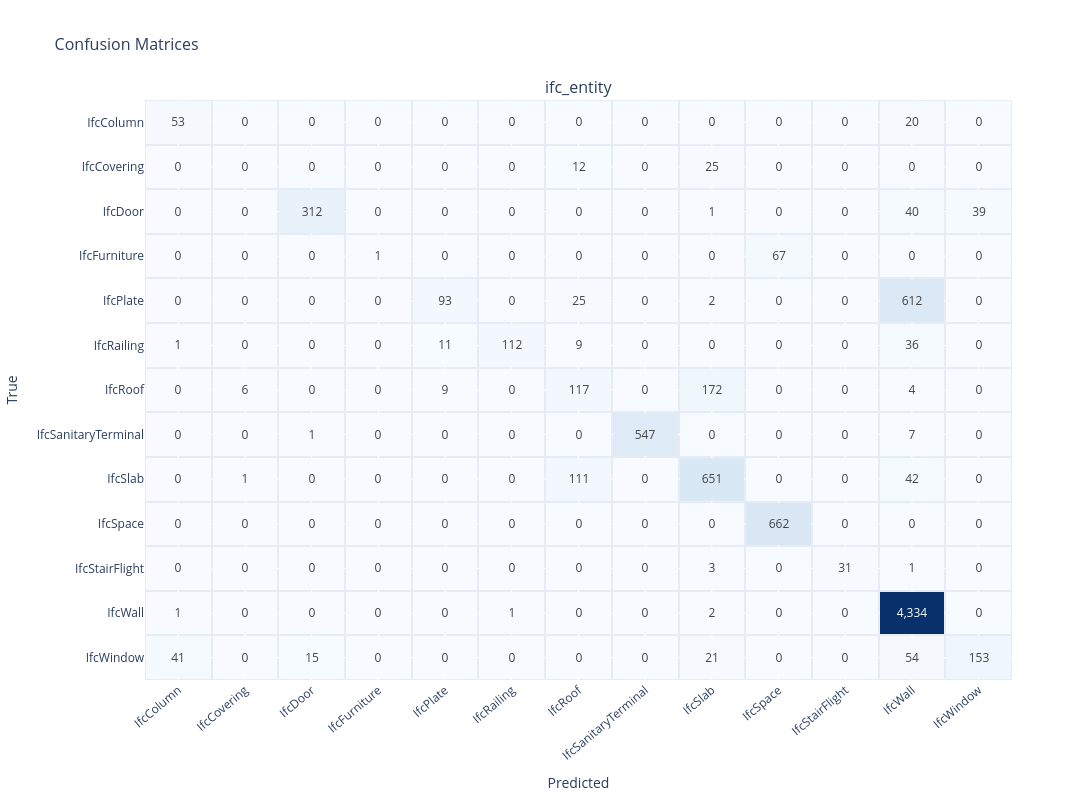
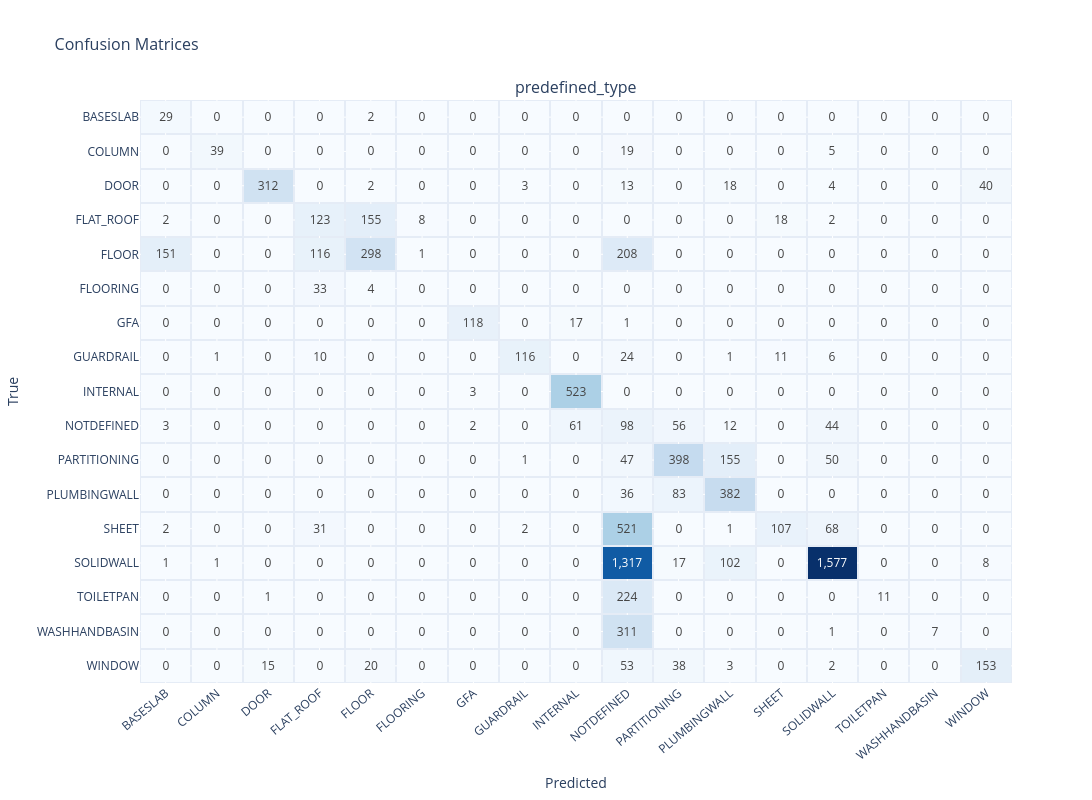
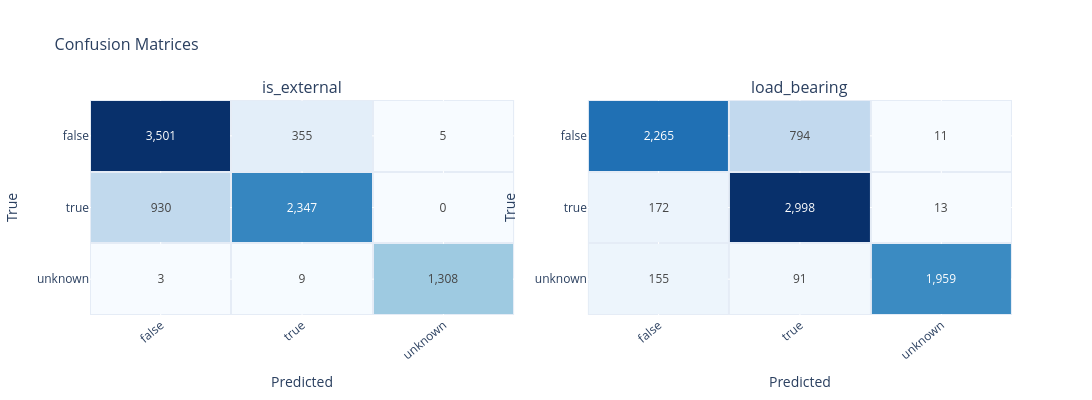

Notebook code for these charts, in order:
### Code cell
# compute confusion matrices for all labels on the validation set
val_cms = model.confusion_matrices(X_val, y_val)

plot_confusion_matrices(val_cms, label="ifc_entity", ncols=1)
plot_confusion_matrices(val_cms, label="predefined_type", ncols=1)
plot_confusion_matrices(val_cms, label=["is_external", "load_bearing"], ncols=2, height=400)

### Figure 1 — Plotly figure (JSON) as saved in the notebook; plotly's stock layout.template omitted (floating-point values rounded to 4 significant figures; data arrays with more than 128 entries replaced by an {"elided": "..."} marker saying what was removed)
{"data": [{"colorscale": [[0, "rgb(247,251,255)"], [0.125, "rgb(222,235,247)"], [0.25, "rgb(198,219,239)"], [0.375, "rgb(158,202,225)"], [0.5, "rgb(107,174,214)"], [0.625, "rgb(66,146,198)"], [0.75, "rgb(33,113,181)"], [0.875, "rgb(8,81,156)"], [1, "rgb(8,48,107)"]], "hovertemplate": "True: %{y}<br>Predicted: %{x}<br>Count: %{z:,}<extra></extra>", "showscale": false, "text": {"elided": "13x13 float values"}, "texttemplate": "%{z:,d}", "type": "heatmap", "x": ["IfcColumn", "IfcCovering", "IfcDoor", "IfcFurniture", "IfcPlate", "IfcRailing", "IfcRoof", "IfcSanitaryTerminal", "IfcSlab", "IfcSpace", "IfcStairFlight", "IfcWall", "IfcWindow"], "xaxis": "x", "xgap": 2, "y": ["IfcColumn", "IfcCovering", "IfcDoor", "IfcFurniture", "IfcPlate", "IfcRailing", "IfcRoof", "IfcSanitaryTerminal", "IfcSlab", "IfcSpace", "IfcStairFlight", "IfcWall", "IfcWindow"], "yaxis": "y", "ygap": 2, "z": {"elided": "13x13 float values"}}], "layout": {"annotations": [{"font": {"size": 16}, "showarrow": false, "text": "ifc_entity", "x": 0.5, "xanchor": "center", "xref": "paper", "y": 1, "yanchor": "bottom", "yref": "paper"}], "height": 800, "title": {"font": {"size": 16}, "text": "Confusion Matrices"}, "width": 1400, "xaxis": {"anchor": "y", "domain": [0, 1], "tickangle": -40, "title": {"text": "Predicted"}}, "yaxis": {"anchor": "x", "autorange": "reversed", "domain": [0, 1], "title": {"text": "True"}}}}

### Figure 2 — Plotly figure (JSON) as saved in the notebook; plotly's stock layout.template omitted (floating-point values rounded to 4 significant figures; data arrays with more than 128 entries replaced by an {"elided": "..."} marker saying what was removed)
{"data": [{"colorscale": [[0, "rgb(247,251,255)"], [0.125, "rgb(222,235,247)"], [0.25, "rgb(198,219,239)"], [0.375, "rgb(158,202,225)"], [0.5, "rgb(107,174,214)"], [0.625, "rgb(66,146,198)"], [0.75, "rgb(33,113,181)"], [0.875, "rgb(8,81,156)"], [1, "rgb(8,48,107)"]], "hovertemplate": "True: %{y}<br>Predicted: %{x}<br>Count: %{z:,}<extra></extra>", "showscale": false, "text": {"elided": "17x17 float values"}, "texttemplate": "%{z:,d}", "type": "heatmap", "x": ["BASESLAB", "COLUMN", "DOOR", "FLAT_ROOF", "FLOOR", "FLOORING", "GFA", "GUARDRAIL", "INTERNAL", "NOTDEFINED", "PARTITIONING", "PLUMBINGWALL", "SHEET", "SOLIDWALL", "TOILETPAN", "WASHHANDBASIN", "WINDOW"], "xaxis": "x", "xgap": 2, "y": ["BASESLAB", "COLUMN", "DOOR", "FLAT_ROOF", "FLOOR", "FLOORING", "GFA", "GUARDRAIL", "INTERNAL", "NOTDEFINED", "PARTITIONING", "PLUMBINGWALL", "SHEET", "SOLIDWALL", "TOILETPAN", "WASHHANDBASIN", "WINDOW"], "yaxis": "y", "ygap": 2, "z": {"elided": "17x17 float values"}}], "layout": {"annotations": [{"font": {"size": 16}, "showarrow": false, "text": "predefined_type", "x": 0.5, "xanchor": "center", "xref": "paper", "y": 1, "yanchor": "bottom", "yref": "paper"}], "height": 800, "title": {"font": {"size": 16}, "text": "Confusion Matrices"}, "width": 1400, "xaxis": {"anchor": "y", "domain": [0, 1], "tickangle": -40, "title": {"text": "Predicted"}}, "yaxis": {"anchor": "x", "autorange": "reversed", "domain": [0, 1], "title": {"text": "True"}}}}

### Figure 3 — Plotly figure (JSON) as saved in the notebook; plotly's stock layout.template omitted (floating-point values rounded to 4 significant figures)
{"data": [{"colorscale": [[0, "rgb(247,251,255)"], [0.125, "rgb(222,235,247)"], [0.25, "rgb(198,219,239)"], [0.375, "rgb(158,202,225)"], [0.5, "rgb(107,174,214)"], [0.625, "rgb(66,146,198)"], [0.75, "rgb(33,113,181)"], [0.875, "rgb(8,81,156)"], [1, "rgb(8,48,107)"]], "hovertemplate": "True: %{y}<br>Predicted: %{x}<br>Count: %{z:,}<extra></extra>", "showscale": false, "text": [[3501.0, 355.0, 5.0], [930.0, 2347.0, 0.0], [3.0, 9.0, 1308.0]], "texttemplate": "%{z:,d}", "type": "heatmap", "x": ["false", "true", "unknown"], "xaxis": "x", "xgap": 2, "y": ["false", "true", "unknown"], "yaxis": "y", "ygap": 2, "z": [[3501.0, 355.0, 5.0], [930.0, 2347.0, 0.0], [3.0, 9.0, 1308.0]]}, {"colorscale": [[0, "rgb(247,251,255)"], [0.125, "rgb(222,235,247)"], [0.25, "rgb(198,219,239)"], [0.375, "rgb(158,202,225)"], [0.5, "rgb(107,174,214)"], [0.625, "rgb(66,146,198)"], [0.75, "rgb(33,113,181)"], [0.875, "rgb(8,81,156)"], [1, "rgb(8,48,107)"]], "hovertemplate": "True: %{y}<br>Predicted: %{x}<br>Count: %{z:,}<extra></extra>", "showscale": false, "text": [[2265.0, 794.0, 11.0], [172.0, 2998.0, 13.0], [155.0, 91.0, 1959.0]], "texttemplate": "%{z:,d}", "type": "heatmap", "x": ["false", "true", "unknown"], "xaxis": "x2", "xgap": 2, "y": ["false", "true", "unknown"], "yaxis": "y2", "ygap": 2, "z": [[2265.0, 794.0, 11.0], [172.0, 2998.0, 13.0], [155.0, 91.0, 1959.0]]}], "layout": {"annotations": [{"font": {"size": 16}, "showarrow": false, "text": "is_external", "x": 0.23, "xanchor": "center", "xref": "paper", "y": 1, "yanchor": "bottom", "yref": "paper"}, {"font": {"size": 16}, "showarrow": false, "text": "load_bearing", "x": 0.77, "xanchor": "center", "xref": "paper", "y": 1, "yanchor": "bottom", "yref": "paper"}], "height": 400, "title": {"font": {"size": 16}, "text": "Confusion Matrices"}, "width": 1400, "xaxis": {"anchor": "y", "domain": [0, 0.46], "tickangle": -40, "title": {"text": "Predicted"}}, "xaxis2": {"anchor": "y2", "domain": [0.54, 1], "tickangle": -40, "title": {"text": "Predicted"}}, "yaxis": {"anchor": "x", "autorange": "reversed", "domain": [0, 1], "title": {"text": "True"}}, "yaxis2": {"anchor": "x2", "autorange": "reversed", "domain": [0, 1], "title": {"text": "True"}}}}
